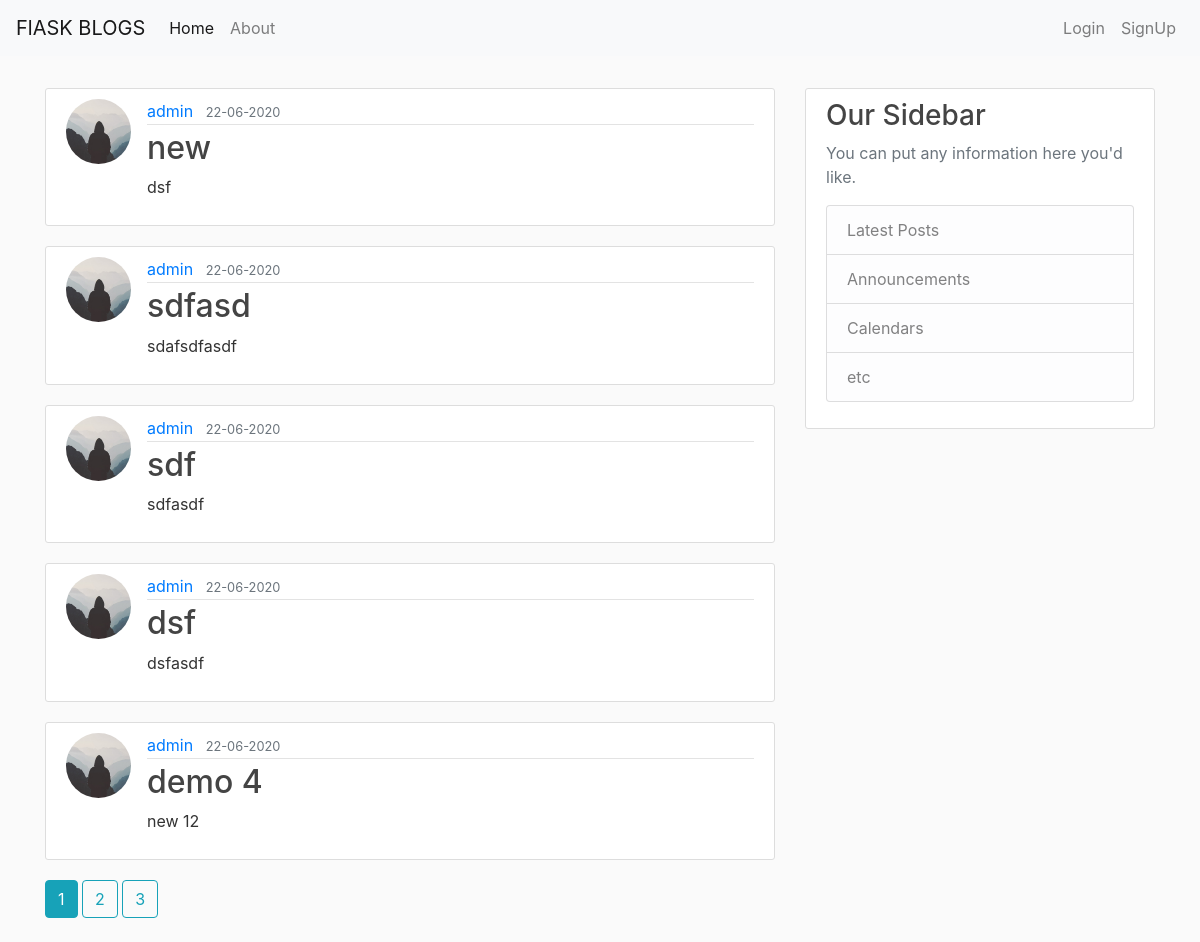
The page /home on the database its author committed.
### flaskblog/models.py (models this page shows, shortened)
class Post(db.Model):
    id = db.Column(db.Integer, primary_key=True)
    title = db.Column(db.String(100), nullable=False)
    date_posted = db.Column(db.DateTime, nullable=False, default=datetime.utcnow)
    content = db.Column(db.Text, nullable=False)
    user_id = db.Column(db.Integer, db.ForeignKey('user.id'), nullable=False)

class User(db.Model, UserMixin):
    id = db.Column(db.Integer, primary_key=True)
    username = db.Column(db.String(20), unique=True, nullable=False)
    email = db.Column(db.String(120), unique=True, nullable=False)
    image_file = db.Column(db.String(20), nullable=False, default='default.jpg')
    password = db.Column(db.String(60), nullable=False)
    posts = db.relationship('Post', backref='author', lazy=True)

### flaskblog/main/routes.py (the view)
@main.route('/')
@main.route('/home')
def home():
    page = request.args.get('page', 1, type=int)
    posts = Post.query.order_by(Post.date_posted.desc()).paginate(page=page, per_page=5)
    return render_template('home.html',posts=posts)

### flaskblog/templates/home.html
{% extends "layout.html" %}
{% block content %}
    {% for post in posts.items %}
        <article class="media content-section">
          <img src="{{ url_for('static', filename='profile_pics/' + post.author.image_file) }}" alt="" class="rounded-circle article-img">
          <div class="media-body">
            <div class="article-metadata">
              <a class="mr-2" href="{{ url_for('users.user_posts', username=post.author.username) }}">{{ post.author.username }}</a>
              <small class="text-muted">{{ post.date_posted.strftime('%d-%m-%Y') }}</small>
            </div>
            <h2><a class="article-title" href="{{ url_for('posts.post', post_id=post.id) }}">{{ post.title }}</a></h2>
            <p class="article-content">{{ post.content }}</p>
          </div>
        </article>
    {% endfor %}
    {% for page_num in posts.iter_pages(left_edge=1, right_edge=1, left_current=1, right_current=2) %}
      {% if page_num %}
        {% if posts.page != page_num %}
          <a class="btn btn-outline-info mb-4" href="{{ url_for('main.home', page=page_num) }}"">{{ page_num }}</a>
        {% else %}
          <a class="btn btn-info mb-4" href="{{ url_for('main.home', page=page_num) }}"">{{ page_num }}</a>
        {% endif %}
      {% else %}
        ...
      {% endif %}
    {% endfor %}
{% endblock content %}

### flaskblog/templates/layout.html (shortened to what this page needs)
<!DOCTYPE html>
<html lang="en">
<head>
    <link rel="stylesheet" href="https://stackpath.bootstrapcdn.com/bootstrap/4.5.0/css/bootstrap.min.css">
    <link rel="stylesheet" type="text/css" href="{{ url_for('static', filename='main.css') }}">
</head>
<body>
    <header>
        <nav class="navbar navbar-expand-lg navbar-light bg-light">
            <a class="navbar-brand" href="/">FlASK BLOGS</a>
            <div class="collapse navbar-collapse" id="navbarTogglerDemo02">
                <ul class="navbar-nav mr-auto mt-2 mt-lg-0">
                    <li class="nav-item active">
                        <a class="nav-link" href="{{ url_for('main.home') }}">Home<span class="sr-only">(current)</span></a>
                    </li>
                    <li class="nav-item">
                        <a class="nav-link" href="{{ url_for('main.about') }}">About</a>
                    </li>
                </ul>
                <div class="navbar-nav my-2 my-lg-0">
                    {% if current_user.is_authenticated %}
                        <a href="{{ url_for('posts.new_post') }}" class="nav-item nav-link">New Post</a>
                        <a href="{{ url_for('users.account') }}" class="nav-item nav-link">Account</a>
                        <a href="{{ url_for('users.logout') }}" class="nav-item nav-link">Logout</a>
                    {% else %}
                        <a href="{{ url_for('users.login') }}" class="nav-item nav-link">Login</a>
                        <a href="{{ url_for('users.register') }}" class="nav-item nav-link">SignUp</a>
                    {% endif %}
        </nav>
    </header>
    <main role="main" class="container">
        <div class="row">
          <div class="col-md-8">
            {% block content %}{% endblock %}
          </div>
          <div class="col-md-4">
            <div class="content-section">
              <h3>Our Sidebar</h3>
              <p class='text-muted'>You can put any information here you'd like.
                <ul class="list-group">
                  <li class="list-group-item list-group-item-light">Latest Posts</li>
                  <li class="list-group-item list-group-item-light">Announcements</li>
                  <li class="list-group-item list-group-item-light">Calendars</li>
                  <li class="list-group-item list-group-item-light">etc</li>
                </ul>
              </p>
            </div>
          </div>
        </div>
      </main>
</body>
</html>

### flaskblog/static/main.css (style rules this page uses)
body { background: #fafafa; color: #333333; margin: 0; }
h1, h2, h3, h4, h5, h6 { color: #444444; }
main { margin-top: 2rem; }
.content-section { background: #ffffff; padding: 10px 20px; border: 1px solid #dddddd; border-radius: 3px; margin-bottom: 20px; }
.article-title { color: #444444; }
.article-content { white-space: pre-line; }
.article-img { height: 65px; width: 65px; margin-right: 16px; }
.article-metadata { padding-bottom: 1px; margin-bottom: 4px; border-bottom: 1px solid #e3e3e3 }

### rows shown on the page
Post: image_file (placeholder picture), author.username "admin", date_posted "22-06-2020", title "new", content "dsf"
Post: image_file (placeholder picture), author.username "admin", date_posted "22-06-2020", title "sdfasd", content "sdafsdfasdf"
Post: image_file (placeholder picture), author.username "admin", date_posted "22-06-2020", title "sdf", content "sdfasdf"
Post: image_file (placeholder picture), author.username "admin", date_posted "22-06-2020", title "dsf", content "dsfasdf"
Post: image_file (placeholder picture), author.username "admin", date_posted "22-06-2020", title "demo 4", content "new 12"

### other values the page prints
{{ page_num }} "1"
{{ page_num }} "2" "3"
